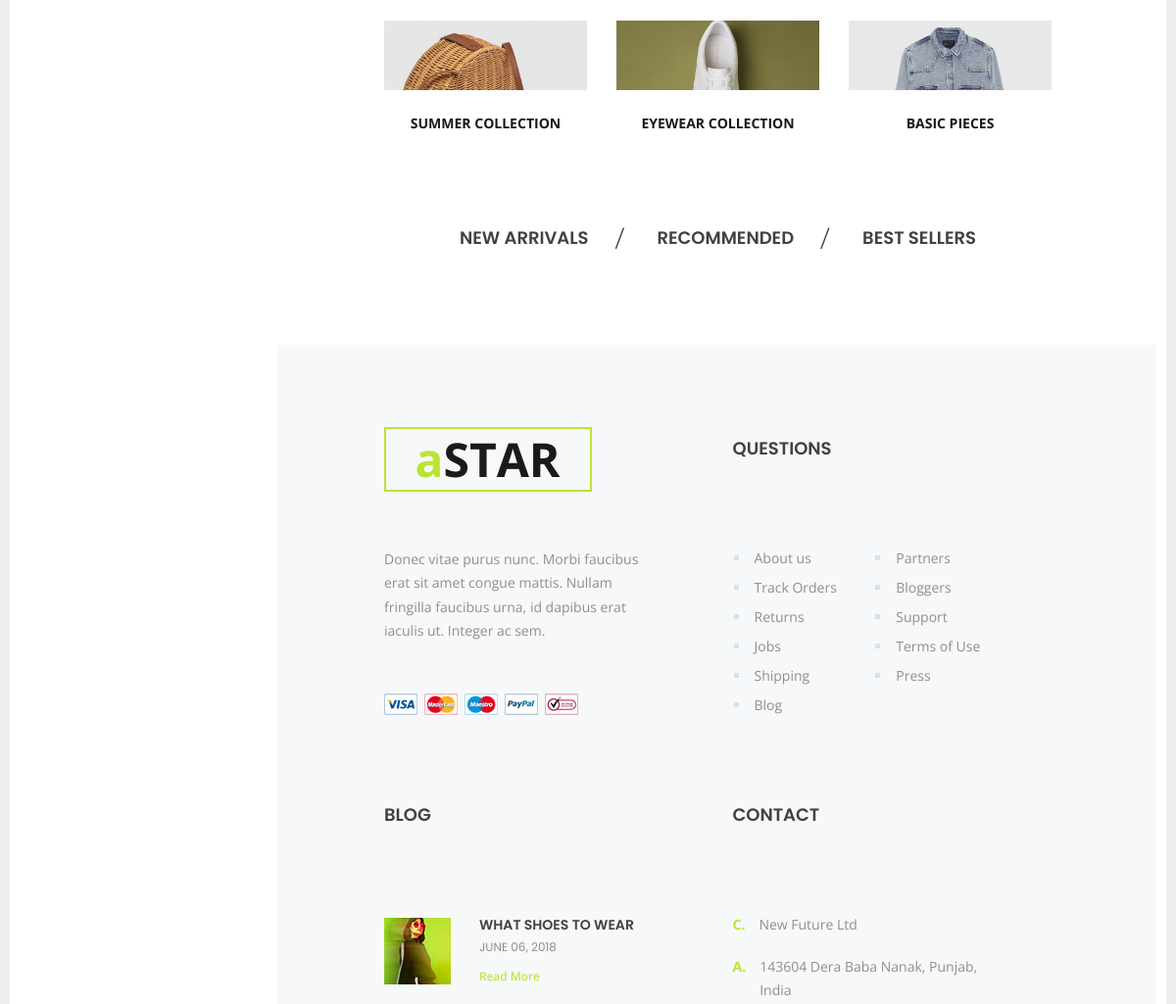
The app's page / (middle part), older data.
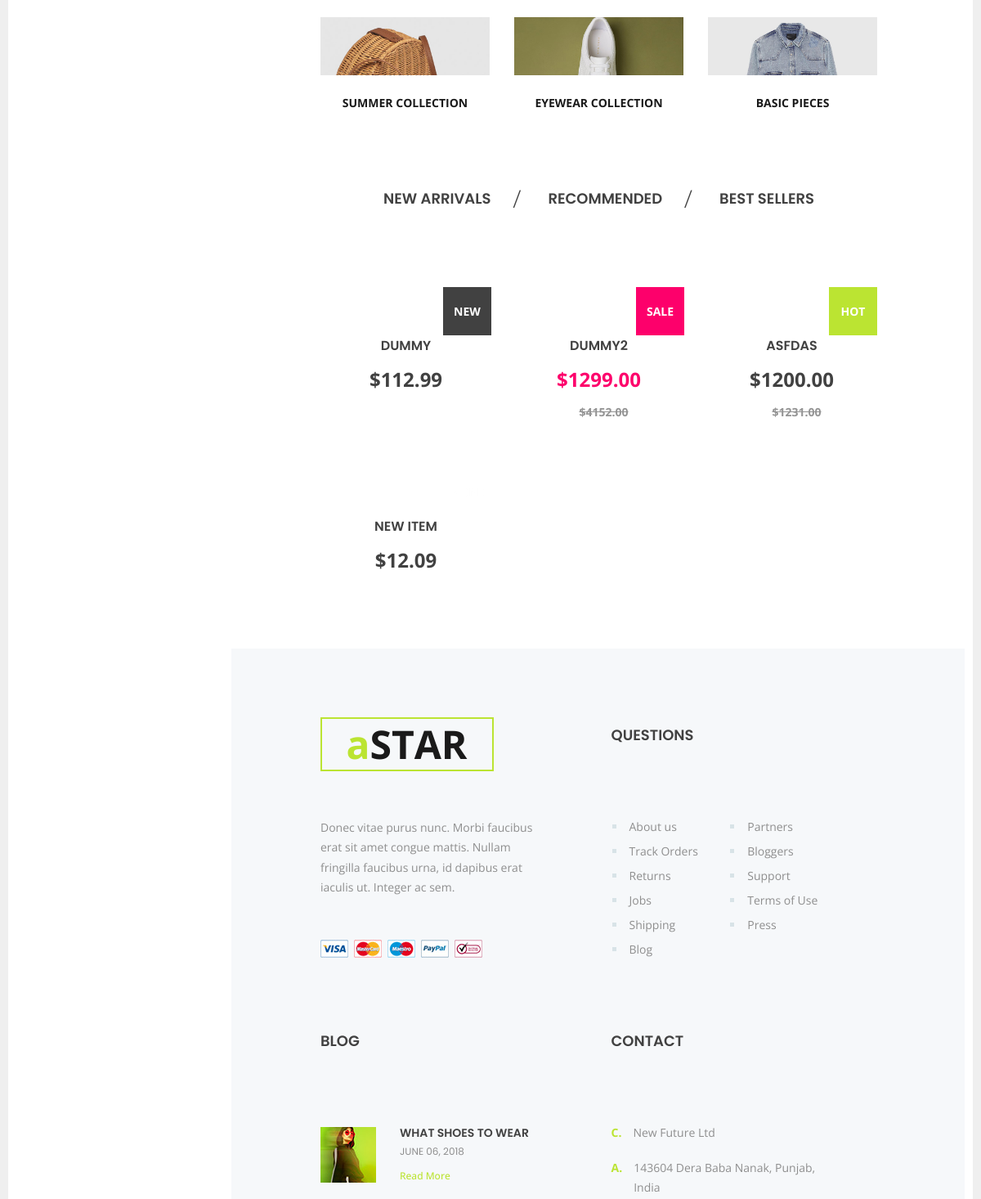
The same page, newer data.
### shop/models.py (models this page shows, shortened)
class Item(models.Model):
    title = models.CharField(max_length=100)
    price = models.DecimalField(max_digits=10,decimal_places=2)
    discount_price = models.DecimalField(max_digits=10,decimal_places=2,null=True, blank=True)
    category = models.CharField(choices=CATEGORY_CHOICES, max_length=5)
    sub_category = models.CharField(choices=SUB_CATEGORY, max_length=6)
    label = models.CharField(choices=LABELS, null=True,
                             blank=True, max_length=4)
    description = models.CharField(max_length=2000)
    slug = models.SlugField()
    def get_absolute_url(self):
        return reverse("shop:product", kwargs={
            'pk': self.id,
            'slug': self.slug
        })

### shop/views.py (the view)
# urls.py: path('', views.HomeView.as_view(), name='index'),
class HomeView(ListView):
    model = Item
    paginate_by = 15
    template_name = 'index.html'

### templates/index.html (shortened to what this page needs)
{% extends 'base.html' %}
{% load static %}
{% block head %}
<link rel="stylesheet" type="text/css" href="{% static 'styles/main_styles.css' %}">
<link rel="stylesheet" type="text/css" href="{% static 'styles/responsive.css' %}">
{% endblock %}
{% block content %}
<div class="boxes">
	<div class="section_container">
		<div class="container">
			<div class="row">
				<div class="col-lg-4 box_col">
					<div class="box">
						<div class="box_image"><img src="{% static 'images/box_1.jpg' %}" alt=""></div>
						<div class="box_title trans_200"><a href="categories">summer collection</a></div>
					</div>
				</div>
				<div class="col-lg-4 box_col">
					<div class="box">
						<div class="box_image"><img src="{% static 'images/box_2.jpg' %}" alt=""></div>
						<div class="box_title trans_200"><a href="categories">eyewear collection</a></div>
					</div>
				</div>
				<div class="col-lg-4 box_col">
					<div class="box">
						<div class="box_image"><img src="{% static 'images/box_3.jpg' %}" alt=""></div>
						<div class="box_title trans_200"><a href="categories">basic pieces</a></div>
					</div>
				</div>
			</div>
		</div>
	</div>
</div>
<div class="categories">
	<div class="section_container">
		<div class="container">
			<div class="row">
				<div class="col text-center">
					<div class="categories_list_container">
						<ul class="categories_list d-flex flex-row align-items-center justify-content-start">
							<li><a href="categories">new arrivals</a></li>
							<li><a href="categories">recommended</a></li>
							<li><a href="categories">best sellers</a></li>
						</ul>
					</div>
				</div>
			</div>
		</div>
	</div>
</div>
<div class="products">
	<div class="section_container">
		<div class="container">
			<div class="row">
				<div class="col">
					<div class="products_container grid">
						{% for every in object_list %}
						<div class="product grid-item {{ every.get_label_display }}">
							<div class="product_inner">
								<a href="{{ every.get_absolute_url }}">
									<div class="product_image">
										<div class="product_tag">{{ every.get_label_display }}</div>
									</div>
									<div class="product_content text-center">
										<div class="product_title"><a
												href="{{ every.get_absolute_url }}">{{ every.title }}</a></div>
										{% if every.discount_price %}
										<div class="product_price">${{ every.discount_price }}
											<span><del>${{ every.price }}</del></span>
										</div>
										{% else %}
										<div class="product_price">${{ every.price }}</div>
										{% endif %}
								</a>
							</div>
						</div>
					</div>
					{% endfor %}
				</div>
			</div>
		</div>
	</div>
</div>
{% endblock %}

### templates/base.html (shortened to what this page needs)
<!DOCTYPE html>
<html lang="en">
{% load cart_template_tags %}
<head>
	{%load static%}
	<link rel="stylesheet" type="text/css" href="{% static 'styles/bootstrap-4.1.3/bootstrap.css' %}">
	<link href="{% static 'plugins/font-awesome-4.7.0/css/font-awesome.min.css' %}" rel="stylesheet" type="text/css">
	<link rel="stylesheet" type="text/css" href="{% static 'plugins/OwlCarousel2-2.2.1/owl.carousel.css' %}">
	<link rel="stylesheet" type="text/css" href="{% static 'plugins/OwlCarousel2-2.2.1/owl.theme.default.css' %}">
	<link rel="stylesheet" type="text/css" href="{% static 'plugins/OwlCarousel2-2.2.1/animate.css' %}">
	<link rel="stylesheet" type="text/css" href="{% static 'styles/style.css' %}">
	{% block head %}
	{% endblock %}
</head>
<body>
	<div class="super_container">
		{% block content %}
		{% endblock %}
		<footer class="footer">
			<div class="footer_content">
				<div class="section_container">
					<div class="container">
						<div class="row">
							<div class="col-xxl-3 col-md-6 footer_col">
								<div class="footer_about">
									<div class="footer_logo">
										<a href="#">
											<div>a<span>star</span></div>
										</a>
									</div>
									<div class="footer_about_text">
										<p>Donec vitae purus nunc. Morbi faucibus erat sit amet congue mattis. Nullam
											fringilla faucibus urna, id dapibus erat iaculis ut. Integer ac sem.</p>
									</div>
									<div class="cards">
										<ul class="d-flex flex-row align-items-center justify-content-start">
											<li><a href="#"><img src="{% static 'images/card_1.jpg' %}" alt=""></a></li>
											<li><a href="#"><img src="{% static 'images/card_2.jpg' %}" alt=""></a></li>
											<li><a href="#"><img src="{% static 'images/card_3.jpg' %}" alt=""></a></li>
											<li><a href="#"><img src="{% static 'images/card_4.jpg' %}" alt=""></a></li>
											<li><a href="#"><img src="{% static 'images/card_5.jpg' %}" alt=""></a></li>
										</ul>
									</div>
								</div>
							</div>
							<div class="col-xxl-3 col-md-6 footer_col">
								<div class="footer_questions">
									<div class="footer_title">questions</div>
									<div class="footer_list">
										<ul>
											<li><a href="#">About us</a></li>
											<li><a href="#">Track Orders</a></li>
											<li><a href="#">Returns</a></li>
											<li><a href="#">Jobs</a></li>
											<li><a href="#">Shipping</a></li>
											<li><a href="#">Blog</a></li>
											<li><a href="#">Partners</a></li>
											<li><a href="#">Bloggers</a></li>
											<li><a href="#">Support</a></li>
											<li><a href="#">Terms of Use</a></li>
											<li><a href="#">Press</a></li>
										</ul>
									</div>
								</div>
							</div>
							<div class="col-xxl-3 col-md-6 footer_col">
								<div class="footer_blog">
									<div class="footer_title">blog</div>
									<div class="footer_blog_container">
										<div
											class="footer_blog_item d-flex flex-row align-items-start justify-content-start">
											<div class="footer_blog_image"><a href="blog"><img
														src="{% static 'images/footer_blog_1.jpg' %}" alt=""></a></div>
											<div class="footer_blog_content">
												<div class="footer_blog_title"><a href="blog">what shoes to
														wear</a></div>
												<div class="footer_blog_date">june 06, 2018</div>
												<div class="footer_blog_link"><a href="blog">Read More</a></div>
											</div>
										</div>
									</div>
								</div>
							</div>
							<div class="col-xxl-3 col-md-6 footer_col">
								<div class="footer_contact">
									<div class="footer_title">contact</div>
									<div class="footer_contact_list">
										<ul>
											<li class="d-flex flex-row align-items-start justify-content-start">
												<span>C.</span>
												<div>New Future Ltd</div>
											</li>
											<li class="d-flex flex-row align-items-start justify-content-start">
												<span>A.</span>
												<div>143604 Dera Baba Nanak, Punjab, India</div>
											</li>
										</ul>
									</div>
								</div>
							</div>
						</div>
					</div>
				</div>
			</div>
		</footer>
	</div>
</body>
</html>

### static/styles/style.css (style rules this page uses)
html, body { background: #efefef; padding: 10px; font-family: 'Varela Round'; }
body { color: #2c3e50; font-family: 'Roboto', sans-serif; font-weight: 400; }

### static/styles/responsive.css (style rules this page uses)
@media only screen and (max-width: 1600px) { .footer_about_text, .footer_questions, .footer_blog, .footer_contact { padding-right: 0; } }
@media only screen and (max-width: 1500px) { .footer_col:nth-last-child(n+3) { margin-bottom: 80px; } }
@media only screen and (max-width: 1500px) { .footer_about_text, .footer_questions, .footer_blog, .footer_contact { padding-right: 50px; } }
@media only screen and (max-width: 1440px) { .product { width: calc(100% / 3); } }

Row changes from the older to the newer data that the page shows:
added Item: label "NEW", title "DUMMY", price "112.99"
added Item: label "SALE", title "DUMMY2", discount_price "1299.00", price "4152.00"
added Item: label "HOT", title "ASFDAS", discount_price "1200.00", price "1231.00"
added Item: title "NEW ITEM", price "12.09"
